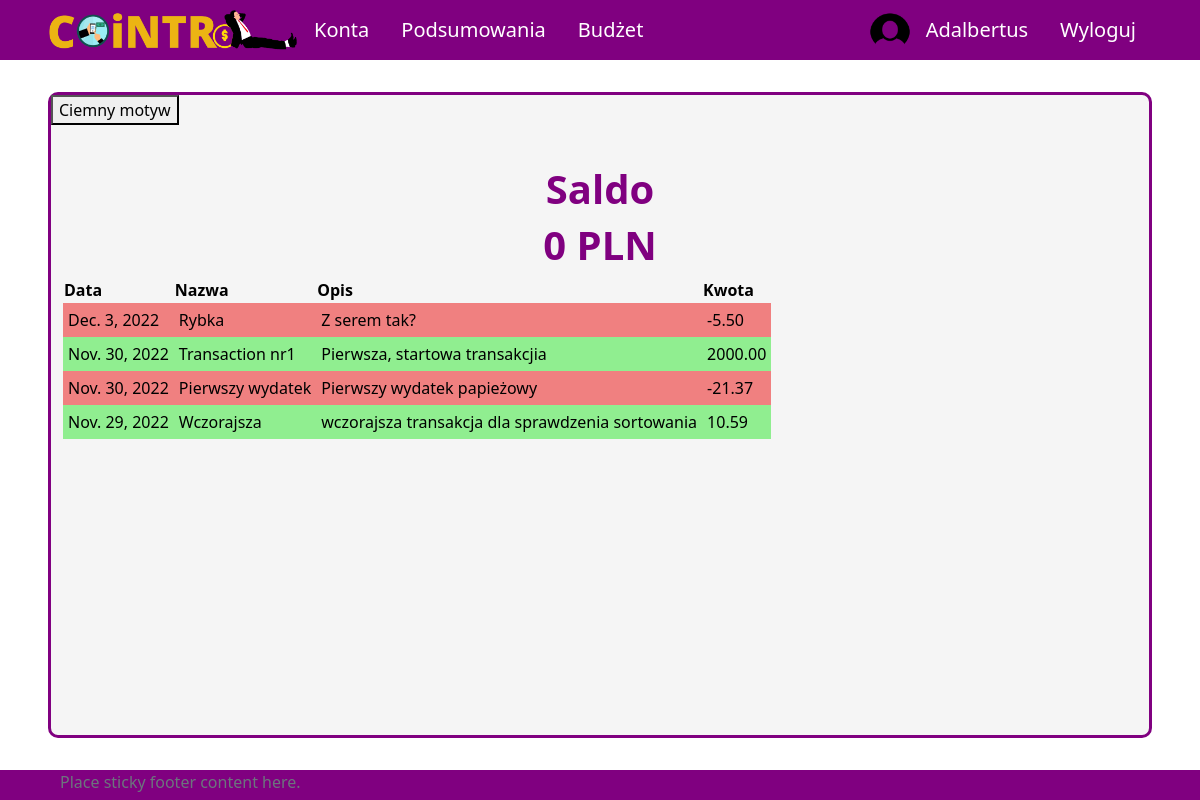
The app's page / (signed in) with its own data.
### aplication/models.py (models this page shows, shortened)
class Transaction(models.Model):
    id_account = models.ForeignKey(Account, on_delete=models.CASCADE)
    id_user = models.ForeignKey(Profile, on_delete=models.SET_NULL, null=True) #konto z którego dokonano transakcji zostało usunięte ale transakcja ma pozostać
    id_category = models.ForeignKey(Category, on_delete=models.CASCADE)
    id_subcategory = models.ForeignKey(Subcategory, on_delete=models.SET_NULL, null=True, blank=True)
    name = models.CharField(max_length=50)
    currency = models.ForeignKey(Currency, on_delete=models.SET_NULL, null=True)
    is_periodic = models.BooleanField(default=False)
    amount = models.DecimalField(max_digits=10, decimal_places=2)
    converted_amount = models.DecimalField(max_digits=10, decimal_places=2)
    transaction_date = models.DateField()
    description = models.CharField(max_length=255, blank=True, null=True)
    id = models.UUIDField(default=uuid.uuid4, unique=True, primary_key=True, editable=False)

### aplication/views.py (the view)
# urls.py: 2. Add a URL to urlpatterns:  path('', views.home, name='home')
def home(request):
    if request.user.is_authenticated:
        balance = 0
        user_accounts = User_Account.objects.filter(id_user = request.user.profile.id)
        transactions = Transaction.objects.filter(id_user=request.user.profile).order_by('-transaction_date')
        for ua in user_accounts:
            balance += ua.id_account.calculate_balance()
        context = {
            "transactions": transactions,
            'profile_balance': balance
        }
        return render(request, 'application/home/home-login.html', context)
    else:
        return render(request, 'application/home/home-logout.html')

### templates/application/home/home-login.html (shortened to what this page needs)
{% extends 'application/base.html' %}
{% block content %}
    <div class="title">
        <h1>Saldo</h1>
        <h1>{{ profile_balance }} PLN</h1>
    </div>
    <div class="content">
        <table>
            <tr>
                <th>Data</th>
                <th>Nazwa</th>
                <th>Opis</th>
                <th>Kwota</th>
            </tr>
            {% for tr in transactions %}
            {% if tr.converted_amount > 0 %}
            <tr class="transaction income">
            {% else %}
            <tr class="transaction expense">
            {% endif %}
                <td>{{ tr.transaction_date }}</td>
                <td>{{ tr.name }}</td>
                <td>{{ tr.description }}</td>
                <td>{{ tr.converted_amount }}</td>
            </tr>
            {% endfor %}
        </table>
    </div>
{% endblock  %}

### templates/application/base.html (shortened to what this page needs)
{%load static%}
<!DOCTYPE html>
<html lang="pl">
<head>
    <link href="https://cdn.jsdelivr.net/npm/bootstrap@5.2.2/dist/css/bootstrap.min.css" rel="stylesheet">
    <link rel="stylesheet" type="text/css" href="{% static 'css/style.css' %}">
</head>
<body onload="checkColorMode()">
    <nav class="nav">
        {% if user.is_authenticated %}
        <ul class="nav justify-content-start">
            <li class="nav-item"><a id="logo-link" class="nav-link" href="{% url 'home' %}">
                <img onmouseover="logoHover()" onmouseout="logoOut()" id="app-logo" src="{% static 'images/logo.png' %}">
            </a>
            <li class="nav-item"><a class="nav-link" href="{% url 'all-accounts' %}">Konta</a></li>
            <li class="nav-item"><a class="nav-link" href="#">Podsumowania</a></li>
            <li class="nav-item"><a class="nav-link" href="#">Budżet</a></li>
        </ul>
        <ul class="nav justify-content-end">
            <img src="{% static 'images/circle_user_image.png' %}", style="border-radius: 50%; width: 40px;">
            <li class="nav-item"><a class="nav-link" href="{% url 'profile' %}">{{ user.username }}</a></li>
            <li class="nav-item"><a class="nav-link" href="{% url 'logout' %}">Wyloguj</a></li>
        </ul>
        {% endif %}
    </nav>
    <div id = "site-content">
        <button onclick="darkMode()" id="dark-mode-button">Ciemny motyw</button>
        {% block content %}
        {% endblock %}
    </div>
    <footer class="footer">
        <div class="container">
            <span class="text-muted">Place sticky footer content here.</span>
        </div>
    </footer>
</body>
</html>

### aplication/static/css/style.css (style rules this page uses)
body { background-color: white; color: black; }
a.nav-link { color: white; font-size: 20px; }
ul.nav { align-items: center; }
nav.nav { height: 60px; background-color: purple; justify-content: space-between; padding-left: 4vw; padding-right: 4vw; }
#logo-link { padding: 0; }
#app-logo { width: 250px; }
#site-content { min-height: calc(100vh - 60px - 8vh - 30px); margin-top: 4vh; margin-bottom: 4vh; margin-left: 4vw; margin-right: 4vw; border: 3px solid purple; border-radius: 10px; background-color: whitesmoke; }
div.title { padding-top: 5vh; display: flex; align-items: center; flex-direction: column; }
div.title h1 { color: purple; font-size: 40px; font-weight: bold; }
div.content { padding-left: 1vw; padding-right: 1vw; }
tr.transaction > td { padding: 5px; }
tr.income { background-color: lightgreen; }
tr.expense { background-color: lightcoral; }
footer { height: 30px; background-color: purple; justify-content: space-between; padding-left: 4vw; padding-right: 4vw; }

### records on screen
Transaction: transaction_date "Dec. 3, 2022", name "Rybka", description "Z serem tak?", converted_amount "-5.50"
Transaction: transaction_date "Nov. 30, 2022", name "Transaction nr1", description "Pierwsza, startowa transakcjia", converted_amount "2000.00"
Transaction: transaction_date "Nov. 30, 2022", name "Pierwszy wydatek", description "Pierwszy wydatek papieżowy", converted_amount "-21.37"
Transaction: transaction_date "Nov. 29, 2022", name "Wczorajsza", description "wczorajsza transakcja dla sprawdzenia sortowania", converted_amount "10.59"

### other values on screen
{{ user.username }} "Adalbertus"
{{ profile_balance }} "0"
